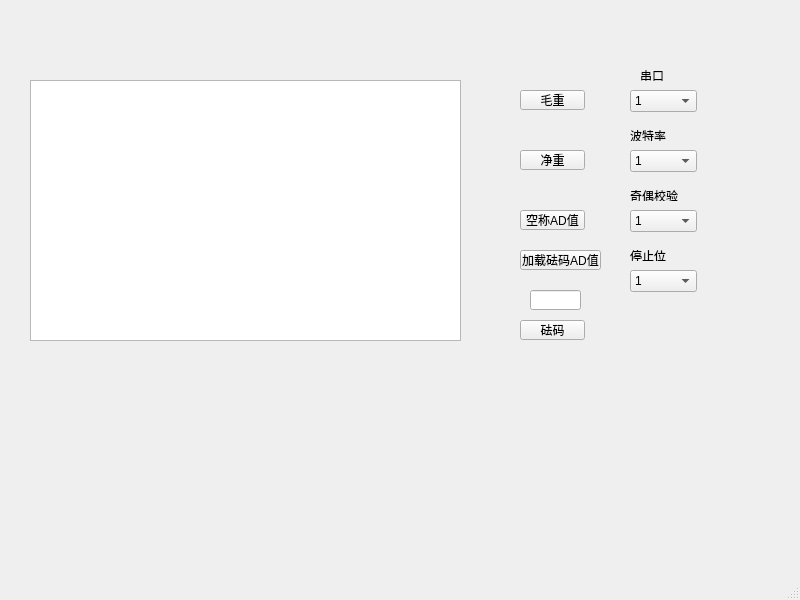
<?xml version="1.0" encoding="UTF-8"?>
<ui version="4.0">
 <class>MainWindow</class>
 <widget class="QMainWindow" name="MainWindow">
  <property name="geometry">
   <rect>
    <x>0</x>
    <y>0</y>
    <width>800</width>
    <height>600</height>
   </rect>
  </property>
  <property name="windowTitle">
   <string>MainWindow</string>
  </property>
  <widget class="QWidget" name="centralwidget">
   <widget class="QPushButton" name="pushButton">
    <property name="geometry">
     <rect>
      <x>520</x>
      <y>90</y>
      <width>65</width>
      <height>20</height>
     </rect>
    </property>
    <property name="text">
     <string>毛重</string>
    </property>
   </widget>
   <widget class="QPushButton" name="pushButton_2">
    <property name="geometry">
     <rect>
      <x>520</x>
      <y>150</y>
      <width>65</width>
      <height>20</height>
     </rect>
    </property>
    <property name="text">
     <string>净重</string>
    </property>
   </widget>
   <widget class="QPushButton" name="pushButton_3">
    <property name="geometry">
     <rect>
      <x>520</x>
      <y>210</y>
      <width>65</width>
      <height>20</height>
     </rect>
    </property>
    <property name="text">
     <string>空称AD值</string>
    </property>
   </widget>
   <widget class="QTableView" name="tableView">
    <property name="geometry">
     <rect>
      <x>30</x>
      <y>80</y>
      <width>431</width>
      <height>261</height>
     </rect>
    </property>
   </widget>
   <widget class="QComboBox" name="comboBox">
    <property name="geometry">
     <rect>
      <x>630</x>
      <y>90</y>
      <width>67</width>
      <height>22</height>
     </rect>
    </property>
    <item>
     <property name="text">
      <string>1</string>
     </property>
    </item>
    <item>
     <property name="text">
      <string>2</string>
     </property>
    </item>
    <item>
     <property name="text">
      <string>3</string>
     </property>
    </item>
    <item>
     <property name="text">
      <string>4</string>
     </property>
    </item>
    <item>
     <property name="text">
      <string>5</string>
     </property>
    </item>
    <item>
     <property name="text">
      <string>6</string>
     </property>
    </item>
    <item>
     <property name="text">
      <string>7</string>
     </property>
    </item>
    <item>
     <property name="text">
      <string>8</string>
     </property>
    </item>
   </widget>
   <widget class="QLabel" name="label">
    <property name="geometry">
     <rect>
      <x>640</x>
      <y>70</y>
      <width>50</width>
      <height>11</height>
     </rect>
    </property>
    <property name="text">
     <string>串口</string>
    </property>
   </widget>
   <widget class="QPushButton" name="pushButton_4">
    <property name="geometry">
     <rect>
      <x>520</x>
      <y>250</y>
      <width>81</width>
      <height>20</height>
     </rect>
    </property>
    <property name="text">
     <string>加载砝码AD值</string>
    </property>
   </widget>
   <widget class="QPushButton" name="pushButton_5">
    <property name="geometry">
     <rect>
      <x>520</x>
      <y>320</y>
      <width>65</width>
      <height>20</height>
     </rect>
    </property>
    <property name="text">
     <string>砝码</string>
    </property>
   </widget>
   <widget class="QLabel" name="label_2">
    <property name="geometry">
     <rect>
      <x>630</x>
      <y>130</y>
      <width>50</width>
      <height>11</height>
     </rect>
    </property>
    <property name="text">
     <string>波特率</string>
    </property>
   </widget>
   <widget class="QComboBox" name="comboBox_2">
    <property name="geometry">
     <rect>
      <x>630</x>
      <y>150</y>
      <width>67</width>
      <height>22</height>
     </rect>
    </property>
    <item>
     <property name="text">
      <string>1</string>
     </property>
    </item>
    <item>
     <property name="text">
      <string>2</string>
     </property>
    </item>
    <item>
     <property name="text">
      <string>3</string>
     </property>
    </item>
    <item>
     <property name="text">
      <string>4</string>
     </property>
    </item>
    <item>
     <property name="text">
      <string>5</string>
     </property>
    </item>
    <item>
     <property name="text">
      <string>6</string>
     </property>
    </item>
    <item>
     <property name="text">
      <string>7</string>
     </property>
    </item>
    <item>
     <property name="text">
      <string>8</string>
     </property>
    </item>
   </widget>
   <widget class="QLabel" name="label_3">
    <property name="geometry">
     <rect>
      <x>630</x>
      <y>250</y>
      <width>50</width>
      <height>11</height>
     </rect>
    </property>
    <property name="text">
     <string>停止位</string>
    </property>
   </widget>
   <widget class="QComboBox" name="comboBox_3">
    <property name="geometry">
     <rect>
      <x>630</x>
      <y>270</y>
      <width>67</width>
      <height>22</height>
     </rect>
    </property>
    <item>
     <property name="text">
      <string>1</string>
     </property>
    </item>
    <item>
     <property name="text">
      <string>2</string>
     </property>
    </item>
    <item>
     <property name="text">
      <string>3</string>
     </property>
    </item>
    <item>
     <property name="text">
      <string>4</string>
     </property>
    </item>
    <item>
     <property name="text">
      <string>5</string>
     </property>
    </item>
    <item>
     <property name="text">
      <string>6</string>
     </property>
    </item>
    <item>
     <property name="text">
      <string>7</string>
     </property>
    </item>
    <item>
     <property name="text">
      <string>8</string>
     </property>
    </item>
   </widget>
   <widget class="QLabel" name="label_4">
    <property name="geometry">
     <rect>
      <x>630</x>
      <y>190</y>
      <width>50</width>
      <height>11</height>
     </rect>
    </property>
    <property name="text">
     <string>奇偶校验</string>
    </property>
   </widget>
   <widget class="QComboBox" name="comboBox_4">
    <property name="geometry">
     <rect>
      <x>630</x>
      <y>210</y>
      <width>67</width>
      <height>22</height>
     </rect>
    </property>
    <item>
     <property name="text">
      <string>1</string>
     </property>
    </item>
    <item>
     <property name="text">
      <string>2</string>
     </property>
    </item>
    <item>
     <property name="text">
      <string>3</string>
     </property>
    </item>
    <item>
     <property name="text">
      <string>4</string>
     </property>
    </item>
    <item>
     <property name="text">
      <string>5</string>
     </property>
    </item>
    <item>
     <property name="text">
      <string>6</string>
     </property>
    </item>
    <item>
     <property name="text">
      <string>7</string>
     </property>
    </item>
    <item>
     <property name="text">
      <string>8</string>
     </property>
    </item>
   </widget>
   <widget class="QLineEdit" name="lineEdit">
    <property name="geometry">
     <rect>
      <x>530</x>
      <y>290</y>
      <width>51</width>
      <height>20</height>
     </rect>
    </property>
   </widget>
  </widget>
  <widget class="QMenuBar" name="menubar">
   <property name="geometry">
    <rect>
     <x>0</x>
     <y>0</y>
     <width>800</width>
     <height>20</height>
    </rect>
   </property>
  </widget>
  <widget class="QStatusBar" name="statusbar"/>
 </widget>
 <resources/>
 <connections/>
</ui>
